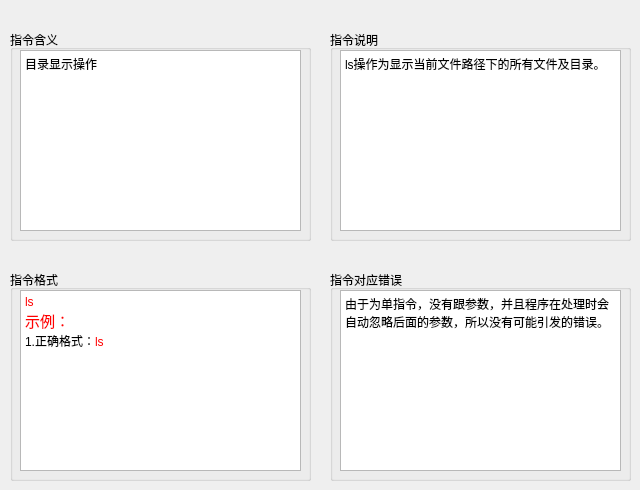
   <widget class="QWidget" name="tab_11">
    <attribute name="title">
     <string>ls</string>
    </attribute>
    <widget class="QGroupBox" name="groupBox_33">
     <property name="geometry">
      <rect>
       <x>330</x>
       <y>270</y>
       <width>301</width>
       <height>211</height>
      </rect>
     </property>
     <property name="title">
      <string>指令对应错误</string>
     </property>
     <widget class="QTextBrowser" name="textBrowser_33">
      <property name="geometry">
       <rect>
        <x>10</x>
        <y>20</y>
        <width>281</width>
        <height>181</height>
       </rect>
      </property>
      <property name="html">
       <string>&lt;!DOCTYPE HTML PUBLIC &quot;-//W3C//DTD HTML 4.0//EN&quot; &quot;http://www.w3.org/TR/REC-html40/strict.dtd&quot;&gt;
&lt;html&gt;&lt;head&gt;&lt;meta name=&quot;qrichtext&quot; content=&quot;1&quot; /&gt;&lt;style type=&quot;text/css&quot;&gt;
p, li { white-space: pre-wrap; }
&lt;/style&gt;&lt;/head&gt;&lt;body style=&quot; font-family:'黑体'; font-size:9pt; font-weight:400; font-style:normal;&quot;&gt;
&lt;p style=&quot; margin-top:0px; margin-bottom:0px; margin-left:0px; margin-right:0px; -qt-block-indent:0; text-indent:0px;&quot;&gt;&lt;span style=&quot; font-family:'SimSun';&quot;&gt;由于为单指令，没有跟参数，并且程序在处理时会自动忽略后面的参数，所以没有可能引发的错误。&lt;/span&gt;&lt;/p&gt;&lt;/body&gt;&lt;/html&gt;</string>
      </property>
     </widget>
    </widget>
    <widget class="QGroupBox" name="groupBox_34">
     <property name="geometry">
      <rect>
       <x>10</x>
       <y>270</y>
       <width>301</width>
       <height>211</height>
      </rect>
     </property>
     <property name="title">
      <string>指令格式</string>
     </property>
     <widget class="QTextBrowser" name="textBrowser_34">
      <property name="geometry">
       <rect>
        <x>10</x>
        <y>20</y>
        <width>281</width>
        <height>181</height>
       </rect>
      </property>
      <property name="html">
       <string>&lt;!DOCTYPE HTML PUBLIC &quot;-//W3C//DTD HTML 4.0//EN&quot; &quot;http://www.w3.org/TR/REC-html40/strict.dtd&quot;&gt;
&lt;html&gt;&lt;head&gt;&lt;meta name=&quot;qrichtext&quot; content=&quot;1&quot; /&gt;&lt;style type=&quot;text/css&quot;&gt;
p, li { white-space: pre-wrap; }
&lt;/style&gt;&lt;/head&gt;&lt;body style=&quot; font-family:'黑体'; font-size:9pt; font-weight:400; font-style:normal;&quot;&gt;
&lt;p style=&quot; margin-top:0px; margin-bottom:0px; margin-left:0px; margin-right:0px; -qt-block-indent:0; text-indent:0px;&quot;&gt;&lt;span style=&quot; font-family:'SimSun'; color:#ff0000;&quot;&gt;ls&lt;/span&gt;&lt;/p&gt;
&lt;p style=&quot; margin-top:0px; margin-bottom:0px; margin-left:0px; margin-right:0px; -qt-block-indent:0; text-indent:0px;&quot;&gt;&lt;span style=&quot; font-family:'SimSun'; font-size:11pt; color:#ff0000;&quot;&gt;示例：&lt;/span&gt;&lt;/p&gt;
&lt;p style=&quot; margin-top:0px; margin-bottom:0px; margin-left:0px; margin-right:0px; -qt-block-indent:0; text-indent:0px;&quot;&gt;&lt;span style=&quot; font-family:'SimSun';&quot;&gt;1.正确格式：&lt;/span&gt;&lt;span style=&quot; font-family:'SimSun'; color:#ff0000;&quot;&gt;ls&lt;/span&gt;&lt;/p&gt;&lt;/body&gt;&lt;/html&gt;</string>
      </property>
     </widget>
    </widget>
    <widget class="QGroupBox" name="groupBox_35">
     <property name="geometry">
      <rect>
       <x>330</x>
       <y>30</y>
       <width>301</width>
       <height>211</height>
      </rect>
     </property>
     <property name="title">
      <string>指令说明</string>
     </property>
     <widget class="QTextBrowser" name="textBrowser_35">
      <property name="geometry">
       <rect>
        <x>10</x>
        <y>20</y>
        <width>281</width>
        <height>181</height>
       </rect>
      </property>
      <property name="html">
       <string>&lt;!DOCTYPE HTML PUBLIC &quot;-//W3C//DTD HTML 4.0//EN&quot; &quot;http://www.w3.org/TR/REC-html40/strict.dtd&quot;&gt;
&lt;html&gt;&lt;head&gt;&lt;meta name=&quot;qrichtext&quot; content=&quot;1&quot; /&gt;&lt;style type=&quot;text/css&quot;&gt;
p, li { white-space: pre-wrap; }
&lt;/style&gt;&lt;/head&gt;&lt;body style=&quot; font-family:'黑体'; font-size:9pt; font-weight:400; font-style:normal;&quot;&gt;
&lt;p style=&quot; margin-top:0px; margin-bottom:0px; margin-left:0px; margin-right:0px; -qt-block-indent:0; text-indent:0px;&quot;&gt;&lt;span style=&quot; font-family:'SimSun';&quot;&gt;ls操作为显示当前文件路径下的所有文件及目录。&lt;/span&gt;&lt;/p&gt;&lt;/body&gt;&lt;/html&gt;</string>
      </property>
     </widget>
    </widget>
    <widget class="QGroupBox" name="groupBox_36">
     <property name="geometry">
      <rect>
       <x>10</x>
       <y>30</y>
       <width>301</width>
       <height>211</height>
      </rect>
     </property>
     <property name="title">
      <string>指令含义</string>
     </property>
     <widget class="QTextBrowser" name="textBrowser_36">
      <property name="geometry">
       <rect>
        <x>10</x>
        <y>20</y>
        <width>281</width>
        <height>181</height>
       </rect>
      </property>
      <property name="html">
       <string>&lt;!DOCTYPE HTML PUBLIC &quot;-//W3C//DTD HTML 4.0//EN&quot; &quot;http://www.w3.org/TR/REC-html40/strict.dtd&quot;&gt;
&lt;html&gt;&lt;head&gt;&lt;meta name=&quot;qrichtext&quot; content=&quot;1&quot; /&gt;&lt;style type=&quot;text/css&quot;&gt;
p, li { white-space: pre-wrap; }
&lt;/style&gt;&lt;/head&gt;&lt;body style=&quot; font-family:'黑体'; font-size:9pt; font-weight:400; font-style:normal;&quot;&gt;
&lt;p style=&quot; margin-top:0px; margin-bottom:0px; margin-left:0px; margin-right:0px; -qt-block-indent:0; text-indent:0px;&quot;&gt;&lt;span style=&quot; font-family:'SimSun';&quot;&gt;目录显示操作&lt;/span&gt;&lt;/p&gt;&lt;/body&gt;&lt;/html&gt;</string>
      </property>
     </widget>
    </widget>
   </widget>
